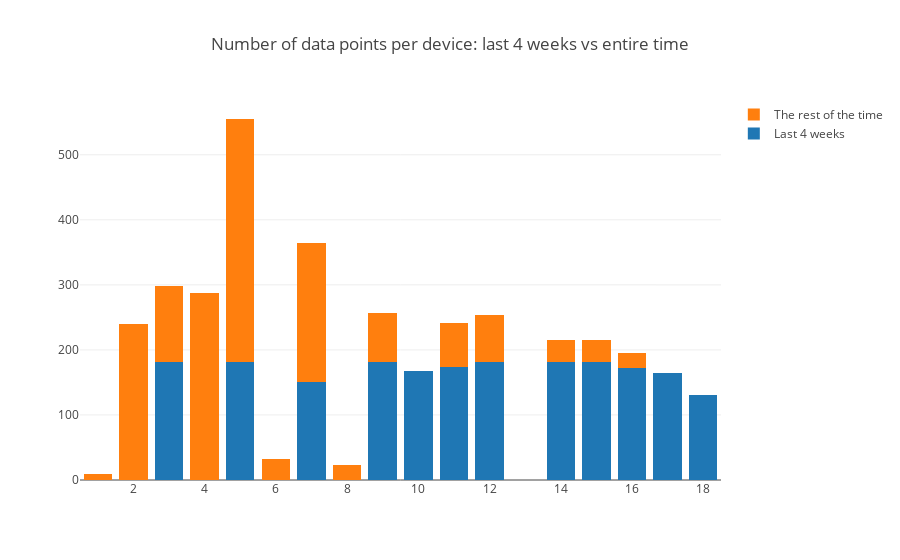

The notebook cell saved with this chart:
### Code cell
trace1 = go.Bar(
            x=merged_results["SK_PI"],
            y=merged_results["counts_y"],
            name='Last 4 weeks',
    )
trace2= go.Bar(
            x=merged_results["SK_PI"],
            y=merged_results['result'],
            name='The rest of the time',
    )
data=[trace1, trace2]
layout = go.Layout(
        barmode='stack',
        title="Number of data points per device: last 4 weeks vs entire time"
    )

fig = go.Figure(data=data, layout=layout)
iplot(fig)

### Figure 1 — Plotly figure (JSON) as saved in the notebook; plotly's stock layout.template omitted (floating-point values rounded to 4 significant figures)
{"data": [{"name": "Last 4 weeks", "type": "bar", "x": [1, 2, 3, 4, 5, 6, 7, 8, 9, 10, 11, 12, 14, 15, 16, 17, 18], "y": [0, 0, 181, 0, 182, 0, 150, 0, 182, 168, 173, 182, 181, 182, 172, 164, 130]}, {"name": "The rest of the time", "type": "bar", "x": [1, 2, 3, 4, 5, 6, 7, 8, 9, 10, 11, 12, 14, 15, 16, 17, 18], "y": [10, 240, 118, 287, 373, 32, 215, 23, 74, 0, 69, 71, 35, 34, 23, 0, 0]}], "layout": {"barmode": "stack", "title": "Number of data points per device: last 4 weeks vs entire time"}}
